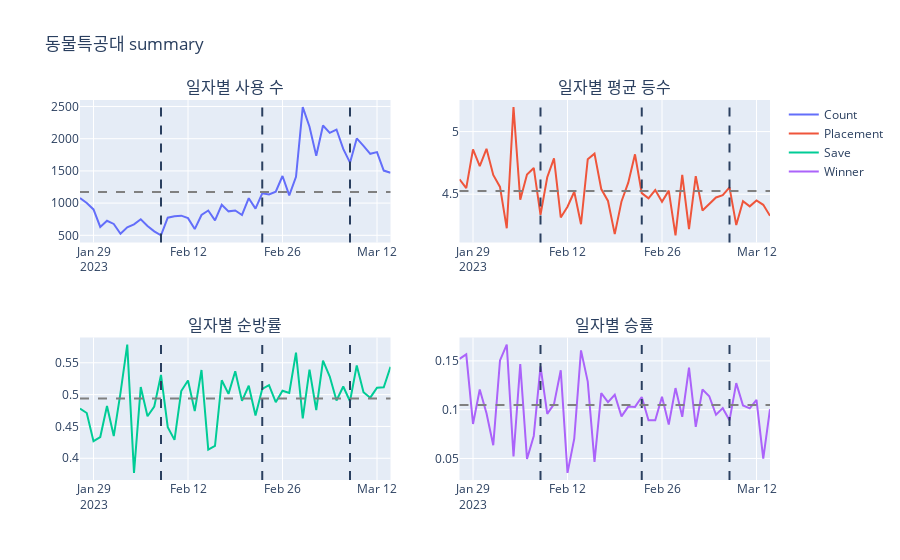

Notebook code cell kept with this figure:
### Markdown cell above
### 동물특공대

#### summary

사용 수 : 55152

평균 순위 : 4.5

평균 순방률 : 49.3%

평균 승률 : 10.5%


시간별 트렌드

1) 사용 수 : 2월 23일 이후 사용 수 증가

2) 성적 : 승률 제외 성적이 좋아짐

3) 특이사항




#### 증강체

1) 특성 관련 증강 : 동물특공대 문장, 동물특공대 심장, 고대의 기록 보관소

2) 영웅 증강 : 전부 터져라!, 신난다!, 총알은 비를 타고, 토끼 용병

3) 이 외 증강 : 보석 연꽃, 휴대용 대장간, 재료 꾸러미

4) 성적 좋은 3개 증강 : 동물특공대 심장, 토끼 용병, 보석 연꽃

5) 특이사항 : 총알은 비를 타고 사용시 승률이 가장 높음.

#### 아이템

1) 딜러 아이템 : 쇼진의 창, 보석 건틀릿, 거인 학살자, 스태틱의 단검

2) 탱커 아이템 : 태양불꽃 망토, 이온 충격기, 용의 발톱, 워모그의 갑옷, 덤불 조끼

3) 기타 아이템 : 동물특공대 상징

4) 성적 좋은 아이템 : 동물특공대 상징, 태양불꽃 망토, 이온 충격기, 스태틱의 단검, 워모그의 갑옷

5) 특이사항

#### 챔피언

1) 키 챔피언 : 미스 포츈, 리븐

2) 특이사항 : 징크스, 베인, 사일러스 유지하는 동물특공대의 성적이 좋음

### Code cell
visualization_summary['동물특공대'][1]

### Figure 1 — Plotly figure (JSON) as saved in the notebook; plotly's stock layout.template omitted (floating-point values rounded to 4 significant figures)
{"data": [{"mode": "lines", "name": "Count", "type": "scatter", "x": ["2023-01-27", "2023-01-28", "2023-01-29", "2023-01-30", "2023-01-31", "2023-02-01", "2023-02-02", "2023-02-03", "2023-02-04", "2023-02-05", "2023-02-06", "2023-02-07", "2023-02-08", "2023-02-09", "2023-02-10", "2023-02-11", "2023-02-12", "2023-02-13", "2023-02-14", "2023-02-15", "2023-02-16", "2023-02-17", "2023-02-18", "2023-02-19", "2023-02-20", "2023-02-21", "2023-02-22", "2023-02-23", "2023-02-24", "2023-02-25", "2023-02-26", "2023-02-27", "2023-02-28", "2023-03-01", "2023-03-02", "2023-03-03", "2023-03-04", "2023-03-05", "2023-03-06", "2023-03-07", "2023-03-08", "2023-03-09", "2023-03-10", "2023-03-11", "2023-03-12", "2023-03-13", "2023-03-14"], "y": [1079, 1002, 902, 630, 726, 676, 525, 624, 671, 750, 646, 561, 499, 773, 795, 805, 766, 597, 815, 885, 732, 974, 872, 885, 816, 1076, 914, 1151, 1134, 1178, 1421, 1120, 1408, 2490, 2186, 1736, 2205, 2091, 2142, 1841, 1628, 2004, 1888, 1765, 1791, 1505, 1472]}, {"mode": "lines", "name": "Placement", "type": "scatter", "x": ["2023-01-27", "2023-01-28", "2023-01-29", "2023-01-30", "2023-01-31", "2023-02-01", "2023-02-02", "2023-02-03", "2023-02-04", "2023-02-05", "2023-02-06", "2023-02-07", "2023-02-08", "2023-02-09", "2023-02-10", "2023-02-11", "2023-02-12", "2023-02-13", "2023-02-14", "2023-02-15", "2023-02-16", "2023-02-17", "2023-02-18", "2023-02-19", "2023-02-20", "2023-02-21", "2023-02-22", "2023-02-23", "2023-02-24", "2023-02-25", "2023-02-26", "2023-02-27", "2023-02-28", "2023-03-01", "2023-03-02", "2023-03-03", "2023-03-04", "2023-03-05", "2023-03-06", "2023-03-07", "2023-03-08", "2023-03-09", "2023-03-10", "2023-03-11", "2023-03-12", "2023-03-13", "2023-03-14"], "xaxis": "x2", "y": [4.619, 4.548, 4.858, 4.724, 4.862, 4.654, 4.558, 4.228, 5.195, 4.456, 4.658, 4.709, 4.335, 4.635, 4.786, 4.314, 4.399, 4.519, 4.26, 4.78, 4.824, 4.541, 4.446, 4.181, 4.442, 4.592, 4.818, 4.508, 4.467, 4.533, 4.44, 4.529, 4.171, 4.654, 4.222, 4.643, 4.37, 4.424, 4.474, 4.492, 4.554, 4.253, 4.444, 4.403, 4.449, 4.415, 4.327], "yaxis": "y2"}, {"mode": "lines", "name": "Save", "type": "scatter", "x": ["2023-01-27", "2023-01-28", "2023-01-29", "2023-01-30", "2023-01-31", "2023-02-01", "2023-02-02", "2023-02-03", "2023-02-04", "2023-02-05", "2023-02-06", "2023-02-07", "2023-02-08", "2023-02-09", "2023-02-10", "2023-02-11", "2023-02-12", "2023-02-13", "2023-02-14", "2023-02-15", "2023-02-16", "2023-02-17", "2023-02-18", "2023-02-19", "2023-02-20", "2023-02-21", "2023-02-22", "2023-02-23", "2023-02-24", "2023-02-25", "2023-02-26", "2023-02-27", "2023-02-28", "2023-03-01", "2023-03-02", "2023-03-03", "2023-03-04", "2023-03-05", "2023-03-06", "2023-03-07", "2023-03-08", "2023-03-09", "2023-03-10", "2023-03-11", "2023-03-12", "2023-03-13", "2023-03-14"], "xaxis": "x3", "y": [0.4782, 0.4711, 0.4268, 0.4333, 0.4821, 0.4349, 0.5029, 0.5785, 0.377, 0.512, 0.4659, 0.4813, 0.5311, 0.4489, 0.4289, 0.5056, 0.5222, 0.474, 0.5387, 0.4136, 0.4194, 0.5226, 0.5011, 0.5367, 0.4902, 0.5139, 0.4672, 0.5091, 0.515, 0.4881, 0.506, 0.5027, 0.5661, 0.4627, 0.5393, 0.4758, 0.5533, 0.5285, 0.4907, 0.5128, 0.4896, 0.5459, 0.5037, 0.4952, 0.5109, 0.5116, 0.5435], "yaxis": "y3"}, {"mode": "lines", "name": "Winner", "type": "scatter", "x": ["2023-01-27", "2023-01-28", "2023-01-29", "2023-01-30", "2023-01-31", "2023-02-01", "2023-02-02", "2023-02-03", "2023-02-04", "2023-02-05", "2023-02-06", "2023-02-07", "2023-02-08", "2023-02-09", "2023-02-10", "2023-02-11", "2023-02-12", "2023-02-13", "2023-02-14", "2023-02-15", "2023-02-16", "2023-02-17", "2023-02-18", "2023-02-19", "2023-02-20", "2023-02-21", "2023-02-22", "2023-02-23", "2023-02-24", "2023-02-25", "2023-02-26", "2023-02-27", "2023-02-28", "2023-03-01", "2023-03-02", "2023-03-03", "2023-03-04", "2023-03-05", "2023-03-06", "2023-03-07", "2023-03-08", "2023-03-09", "2023-03-10", "2023-03-11", "2023-03-12", "2023-03-13", "2023-03-14"], "xaxis": "x4", "y": [0.152, 0.1567, 0.08537, 0.1206, 0.09642, 0.06361, 0.1505, 0.1667, 0.05216, 0.1467, 0.04954, 0.07308, 0.1443, 0.09573, 0.1057, 0.1404, 0.03525, 0.07035, 0.1607, 0.1288, 0.04645, 0.117, 0.1078, 0.1153, 0.09314, 0.1032, 0.1028, 0.1129, 0.08907, 0.08913, 0.1133, 0.08482, 0.1222, 0.09277, 0.1432, 0.08237, 0.1206, 0.1138, 0.09477, 0.1016, 0.08907, 0.1272, 0.1043, 0.1014, 0.11, 0.04983, 0.1005], "yaxis": "y4"}], "layout": {"annotations": [{"font": {"size": 16}, "showarrow": false, "text": "일자별 사용 수", "x": 0.225, "xanchor": "center", "xref": "paper", "y": 1, "yanchor": "bottom", "yref": "paper"}, {"font": {"size": 16}, "showarrow": false, "text": "일자별 평균 등수", "x": 0.775, "xanchor": "center", "xref": "paper", "y": 1, "yanchor": "bottom", "yref": "paper"}, {"font": {"size": 16}, "showarrow": false, "text": "일자별 순방률", "x": 0.225, "xanchor": "center", "xref": "paper", "y": 0.375, "yanchor": "bottom", "yref": "paper"}, {"font": {"size": 16}, "showarrow": false, "text": "일자별 승률", "x": 0.775, "xanchor": "center", "xref": "paper", "y": 0.375, "yanchor": "bottom", "yref": "paper"}], "shapes": [{"line": {"dash": "dash"}, "type": "line", "x0": "2023-02-08", "x1": "2023-02-08", "xref": "x", "y0": 0, "y1": 1, "yref": "y domain"}, {"line": {"dash": "dash"}, "type": "line", "x0": "2023-02-08", "x1": "2023-02-08", "xref": "x2", "y0": 0, "y1": 1, "yref": "y2 domain"}, {"line": {"dash": "dash"}, "type": "line", "x0": "2023-02-08", "x1": "2023-02-08", "xref": "x3", "y0": 0, "y1": 1, "yref": "y3 domain"}, {"line": {"dash": "dash"}, "type": "line", "x0": "2023-02-08", "x1": "2023-02-08", "xref": "x4", "y0": 0, "y1": 1, "yref": "y4 domain"}, {"line": {"dash": "dash"}, "type": "line", "x0": "2023-02-23", "x1": "2023-02-23", "xref": "x", "y0": 0, "y1": 1, "yref": "y domain"}, {"line": {"dash": "dash"}, "type": "line", "x0": "2023-02-23", "x1": "2023-02-23", "xref": "x2", "y0": 0, "y1": 1, "yref": "y2 domain"}, {"line": {"dash": "dash"}, "type": "line", "x0": "2023-02-23", "x1": "2023-02-23", "xref": "x3", "y0": 0, "y1": 1, "yref": "y3 domain"}, {"line": {"dash": "dash"}, "type": "line", "x0": "2023-02-23", "x1": "2023-02-23", "xref": "x4", "y0": 0, "y1": 1, "yref": "y4 domain"}, {"line": {"dash": "dash"}, "type": "line", "x0": "2023-03-08", "x1": "2023-03-08", "xref": "x", "y0": 0, "y1": 1, "yref": "y domain"}, {"line": {"dash": "dash"}, "type": "line", "x0": "2023-03-08", "x1": "2023-03-08", "xref": "x2", "y0": 0, "y1": 1, "yref": "y2 domain"}, {"line": {"dash": "dash"}, "type": "line", "x0": "2023-03-08", "x1": "2023-03-08", "xref": "x3", "y0": 0, "y1": 1, "yref": "y3 domain"}, {"line": {"dash": "dash"}, "type": "line", "x0": "2023-03-08", "x1": "2023-03-08", "xref": "x4", "y0": 0, "y1": 1, "yref": "y4 domain"}, {"line": {"color": "gray", "dash": "dash"}, "type": "line", "x0": 0, "x1": 1, "xref": "x domain", "y0": 1173.0, "y1": 1173.0, "yref": "y"}, {"line": {"color": "gray", "dash": "dash"}, "type": "line", "x0": 0, "x1": 1, "xref": "x2 domain", "y0": 4.526, "y1": 4.526, "yref": "y2"}, {"line": {"color": "gray", "dash": "dash"}, "type": "line", "x0": 0, "x1": 1, "xref": "x3 domain", "y0": 0.4938, "y1": 0.4938, "yref": "y3"}, {"line": {"color": "gray", "dash": "dash"}, "type": "line", "x0": 0, "x1": 1, "xref": "x4 domain", "y0": 0.1047, "y1": 0.1047, "yref": "y4"}], "title": {"text": "동물특공대 summary"}, "xaxis": {"anchor": "y", "domain": [0, 0.45]}, "xaxis2": {"anchor": "y2", "domain": [0.55, 1]}, "xaxis3": {"anchor": "y3", "domain": [0, 0.45]}, "xaxis4": {"anchor": "y4", "domain": [0.55, 1]}, "yaxis": {"anchor": "x", "domain": [0.625, 1]}, "yaxis2": {"anchor": "x2", "domain": [0.625, 1]}, "yaxis3": {"anchor": "x3", "domain": [0, 0.375]}, "yaxis4": {"anchor": "x4", "domain": [0, 0.375]}}}
